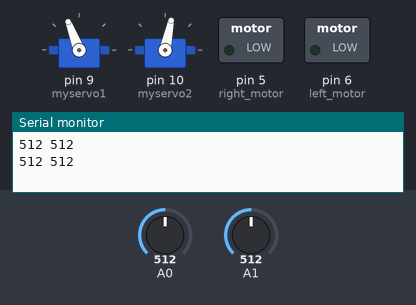
Simulated run of this sketch. Board: Arduino Uno, built with avr-gcc and run on an emulated ATmega328P. Shown: 2 × servo, switched loads named in the sketch (green lamp = pin HIGH), the last lines printed to the serial monitor. The test bench sets the inputs (shaded band); at power-on: A0 = 512, A1 = 512.

Above: at 5.0 s.
5.1 s: A0 set to 523
At 6.63 s:
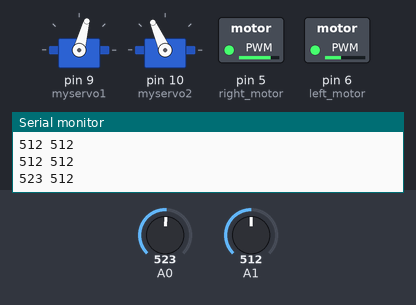
8.8 s: A1 set to 521
At 11.0 s:
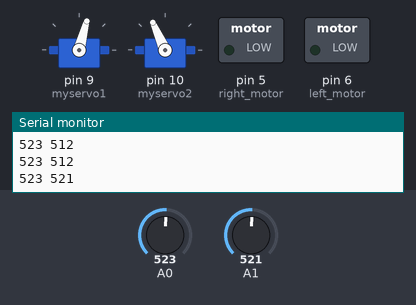
12.3 s: A0 set to 511
At 13.19 s:
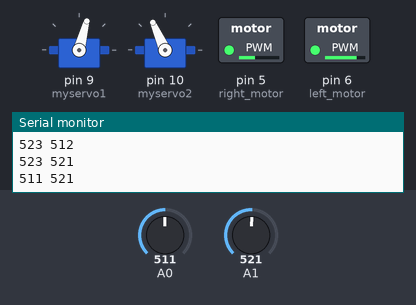
15.8 s: A1 set to 511
At 20.03 s:
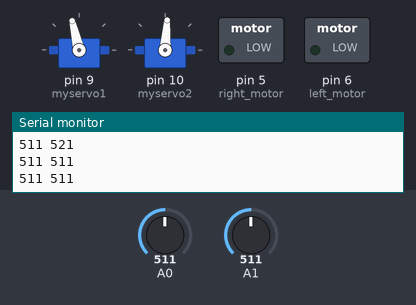
Timing chart, 0 to 23.5 s (numbered marks = the images above; inputs shaded):
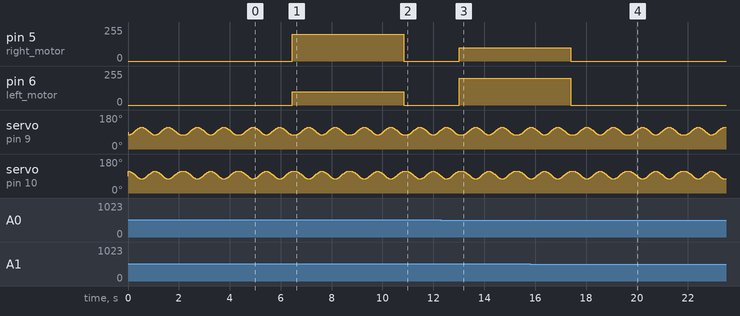

Measured:
- the behaviour switches between 514 and 515 on A0 (found by bisection; images 0 and 1)
- the behaviour switches between 520 and 521 on A1 (found by bisection; images 1 and 2)
- after the input at 5.1 s, pin 5 (right_motor): 0/255 → 200/255 after 1.4 s; pin 6 (left_motor): 0/255 → 100/255 after 1.4 s
- after the input at 8.8 s, pin 5 (right_motor): 200/255 → 0/255 after 2.0 s; pin 6 (left_motor): 100/255 → 0/255 after 2.0 s
- after the input at 12.3 s, pin 5 (right_motor): 0/255 → 100/255 after 0.72 s; pin 6 (left_motor): 0/255 → 200/255 after 0.72 s
- after the input at 15.8 s, pin 5 (right_motor): 100/255 → 0/255 after 1.6 s; pin 6 (left_motor): 200/255 → 0/255 after 1.6 s

The sketch:

lightSeeking2.ino
```cpp
#include <Servo.h>

Servo myservo1;
Servo myservo2;

int pos = 90;

void setup() {

myservo1.attach(9);  // attaches the servo on pin 9 to the servo object
myservo2.attach(10);
//Initialise pin modes and serial
pinMode(A0, INPUT);
pinMode(A1, INPUT);

pinMode(6,OUTPUT);  // left motor
pinMode(5,OUTPUT);    // right motor
Serial.begin(9600);
}

void loop() {

for(double x=-PI;x<PI;x+=(2*PI/100))
  {
    delay(1000/100);
    int outPWM1 = 75 + (sin(x-1.5*PI) + 1) * 20;   // range of outPWM1 is 75-115
    int outPWM2 = 75 + (sin(x-PI/2) + 1)*20;  // range of outPWM2 is 75-115, outPWM2 is PI/2 out of phase with outPWM1
    myservo1.write(outPWM1);
    myservo2.write(outPWM2);
  }

  for(double x=PI;x>-PI;x-=(2*PI/100))
  {
    delay(1000/100);
    int outPWM1 = 75 + (sin(x-1.5*PI) + 1) * 20;   // range of outPWM1 is 75-115
    int outPWM2 = 75 + (sin(x-PI/2) + 1)*20;  // range of outPWM2 is 75-115, outPWM2 is PI out of phase with outPWM1
    myservo1.write(outPWM1);
    myservo2.write(outPWM2);
  }

//Read both input voltages
int VA0 = analogRead(A0);
int VA1 = analogRead(A1);
//Write ADC values to serial
Serial.print(VA0);   // VA0(left) is between 0 and 1015
Serial.write(' ');
Serial.println(VA1);
if((VA0-VA1)>2)
{
  analogWrite(6,100);
  analogWrite(5,200);
}
else if((VA1-VA0)>2)
{
  analogWrite(5,100);//VA1*255/1023
  analogWrite(6,200);
}
else
{
  analogWrite(5,0);
  analogWrite(6,0);
}
//Pause before next calculation
delay(100);
}
```
